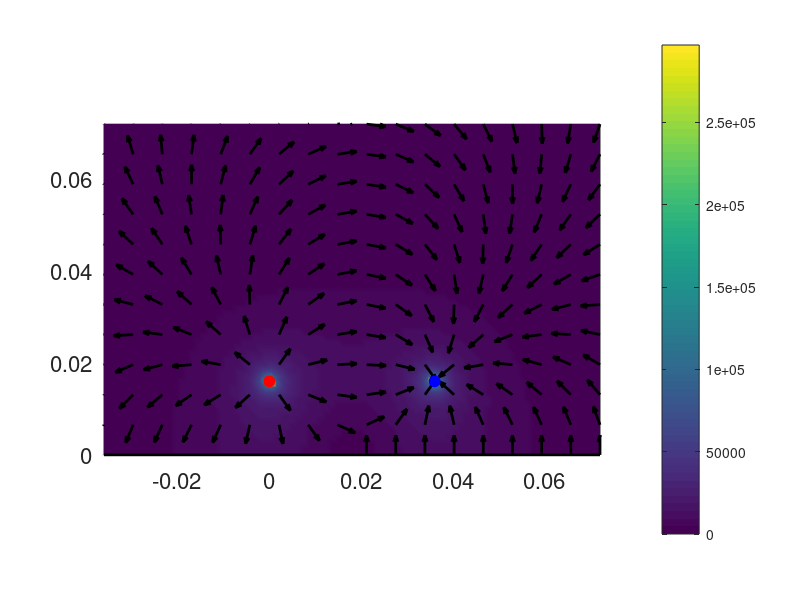

Here is the MATLAB script that generated this plot:
close all
clear all

% --- Parameters based on personal identification numbers ---
p4 = 4;
p6 = 4;
p8 = 6;

% --- Calculate geometry parameters (in meters) ---
a = (0.4 + 0.2*p4)/1000;          % Wire radius [m]
w = (24 + 2*p8)/1000;             % Horizontal distance between wires [m]
h1 = (12 + p6)/1000;              % Height of wire #1 [m]
h2 = (12 + p4)/1000;              % Height of wire #2 [m]
l = (450 + 20*p4)/1000;           % Length [m]

% --- Charge densities ---
rho_l1 = 7e-9;  % Line charge density of wire #1 [C/m]
rho_l2 = -7e-9; % Line charge density of wire #2 [C/m]

% --- Common parameters ---
xmin = -w;
xmax = 2*w;
ymin = 0;
ymax = 2*w;

% Constants
epsilon0 = 8.85418782e-12; % Vacuum permittivity [F/m]
k = 1/(2*pi*epsilon0);     % Coulomb constant for line charges

% --- Visualize scalar field ---
% Define grid points
xVtr = linspace(xmin, xmax, 90);
yVtr = linspace(ymin, ymax, 60);
[xMtx, yMtx] = meshgrid(xVtr, yVtr);

% Initialize electric field components
Ex = zeros(size(xMtx));
Ey = zeros(size(xMtx));

% Calculate electric field due to wire #1 at (0,h1) and its image at (0,-h1)
% Real wire #1
r1_squared = (xMtx).^2 + (yMtx - h1).^2;
Ex = Ex + k * rho_l1 * (xMtx) ./ r1_squared;
Ey = Ey + k * rho_l1 * (yMtx - h1) ./ r1_squared;

% Image of wire #1
r1_image_squared = (xMtx).^2 + (yMtx + h1).^2;
Ex = Ex + k * (-rho_l1) * (xMtx) ./ r1_image_squared;
Ey = Ey + k * (-rho_l1) * (yMtx + h1) ./ r1_image_squared;

% Calculate electric field due to wire #2 at (w,h2) and its image at (w,-h2)
% Real wire #2
r2_squared = (xMtx - w).^2 + (yMtx - h2).^2;
Ex = Ex + k * rho_l2 * (xMtx - w) ./ r2_squared;
Ey = Ey + k * rho_l2 * (yMtx - h2) ./ r2_squared;

% Image of wire #2
r2_image_squared = (xMtx - w).^2 + (yMtx + h2).^2;
Ex = Ex + k * (-rho_l2) * (xMtx - w) ./ r2_image_squared;
Ey = Ey + k * (-rho_l2) * (yMtx + h2) ./ r2_image_squared;

% Calculate electric field magnitude
E_magnitude = sqrt(Ex.^2 + Ey.^2);

% Concatenate scalar field (remove values that are too large)
sIdx = find(E_magnitude > 3e6); E_magnitude(sIdx) = NaN*sIdx;

% Visualize scalar field
figure(1), clf
pcolor(xMtx, yMtx, E_magnitude), hold on
shading interp
colorbar

% --- visualize vector field ---
% Define grid points for vector field
xVtr = linspace(xmin, xmax, 18);
yVtr = linspace(ymin, ymax, 12);
[xMtx, yMtx] = meshgrid(xVtr, yVtr);

% Initialize electric field components
vxFld = zeros(size(xMtx));
vyFld = zeros(size(xMtx));

% Add a small offset to avoid division by zero
small_offset = 1e-6;

% Calculate field due to wire #1 and its image
r1_squared = (xMtx).^2 + (yMtx - h1).^2 + small_offset;
vxFld = vxFld + k * rho_l1 * (xMtx) ./ r1_squared;
vyFld = vyFld + k * rho_l1 * (yMtx - h1) ./ r1_squared;

r1_image_squared = (xMtx).^2 + (yMtx + h1).^2 + small_offset;
vxFld = vxFld + k * (-rho_l1) * (xMtx) ./ r1_image_squared;
vyFld = vyFld + k * (-rho_l1) * (yMtx + h1) ./ r1_image_squared;

% Calculate field due to wire #2 and its image
r2_squared = (xMtx - w).^2 + (yMtx - h2).^2 + small_offset;
vxFld = vxFld + k * rho_l2 * (xMtx - w) ./ r2_squared;
vyFld = vyFld + k * rho_l2 * (yMtx - h2) ./ r2_squared;

r2_image_squared = (xMtx - w).^2 + (yMtx + h2).^2 + small_offset;
vxFld = vxFld + k * (-rho_l2) * (xMtx - w) ./ r2_image_squared;
vyFld = vyFld + k * (-rho_l2) * (yMtx + h2) ./ r2_image_squared;

% Calculate vector magnitudes
v_magnitude = sqrt(vxFld.^2 + vyFld.^2);

% Normalize vectors for better visualization
vxFld_norm = vxFld ./ v_magnitude;
vyFld_norm = vyFld ./ v_magnitude;

% Handle potential infinity/NaN values
vxFld_norm(isnan(vxFld_norm) | isinf(vxFld_norm)) = 0;
vyFld_norm(isnan(vyFld_norm) | isinf(vyFld_norm)) = 0;

% Visualize vector field with normalized vectors
figure(1)
quiver(xMtx, yMtx, vxFld_norm, vyFld_norm, 0.5, 'k', 'linewidth', 2)

% Add wire positions
plot(0, h1, 'ro', 'MarkerSize', 8, 'MarkerFaceColor', 'r');  % Wire #1
plot(w, h2, 'bo', 'MarkerSize', 8, 'MarkerFaceColor', 'b');  % Wire #2
plot([xmin xmax], [0 0], 'k-', 'LineWidth', 2);  % Ground plane

axis equal
% --- font sizes ---
set(gca, 'fontsize', 16)
axis([xmin xmax ymin ymax])